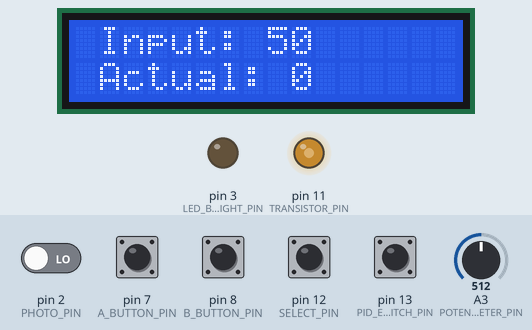
Recording of a sketch running on a simulated Arduino Uno, built with avr-gcc and run on an emulated ATmega328P. On the bench: 16×2 character LCD, output pins drawn as LEDs (lit = HIGH). Inputs (shaded band) come from the test bench; at power-on: pin 12 (SELECT_PIN) HIGH, pin 2 (PHOTO_PIN), pin 7 (A_BUTTON_PIN), pin 8 (B_BUTTON_PIN), pin 13 (PID_ENABLE_SWITCH_PIN) LOW, A3 (POTENTIOMETER_PIN) = 512.

Above: at 9.3 s.
9.4 s: pin 13 (PID_ENABLE_SWITCH_PIN) pulled HIGH for 0.65 s
At 10.8 s:
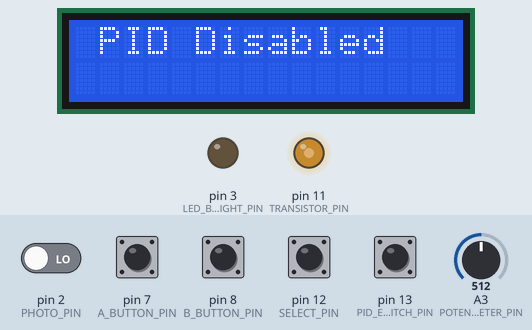
13.1 s: A3 (POTENTIOMETER_PIN) set to 716
At 13.7 s:
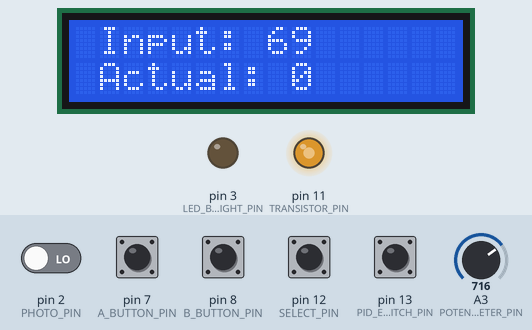
14.9 s: A3 (POTENTIOMETER_PIN) set to 900
At 15.6 s:
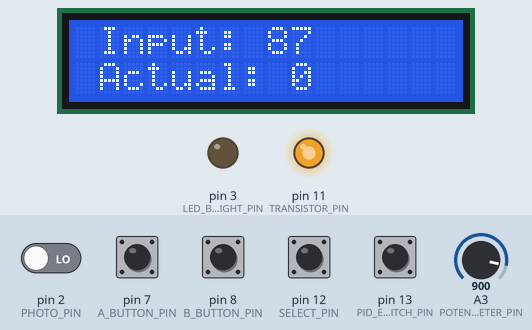
16.4 s: pin 12 (SELECT_PIN) pulled LOW for 0.65 s
At 16.9 s:
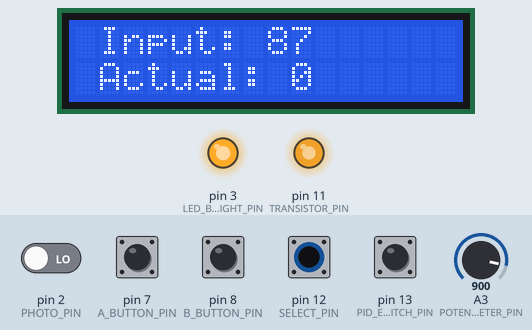
19.0 s: A3 (POTENTIOMETER_PIN) set to 122
At 19.9 s:
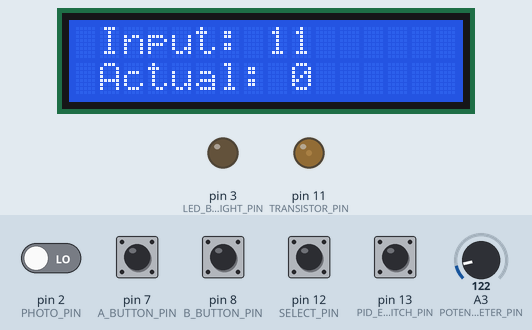
20.6 s: pin 12 (SELECT_PIN) pulled LOW for 1 s
At 21.1 s:
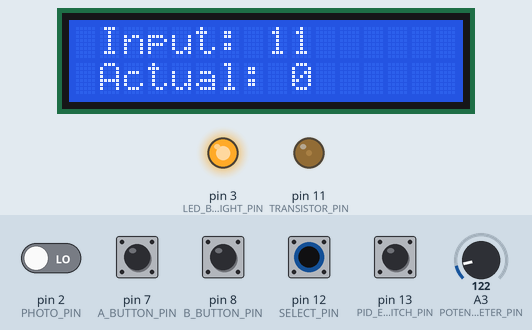
Timing chart, 0 to 23.6 s (numbered marks = the images above; inputs shaded):
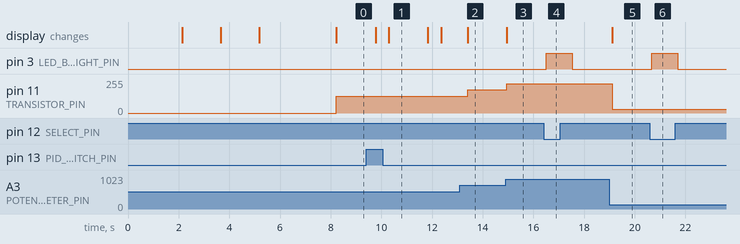

Measured:
- after the input at 9.4 s, the display: first changes after 0.37 s (image 1 shows a later state)
- after the input at 13.1 s, pin 11 (TRANSISTOR_PIN): 127/255 → 175/255 after 0.30 s; the display: changes after 0.30 s (image 2)
- after the input at 14.9 s, pin 11 (TRANSISTOR_PIN): 175/255 → 221/255 after 0.06 s; the display: changes after 0.06 s (image 3)
- after the input at 16.4 s, pin 3 (LED_BACKLIGHT_PIN): LOW → HIGH after 0.10 s, → LOW 1.0 s later
- after the input at 19.0 s, pin 11 (TRANSISTOR_PIN): 221/255 → 28/255 after 0.12 s; the display: changes after 0.12 s (image 5)
- after the input at 20.6 s, pin 3 (LED_BACKLIGHT_PIN): LOW → HIGH after 0.06 s, → LOW 1.0 s later
- what the display in image 1 shows lasts 1.5 s, from 10.3 s to 11.8 s

The sketch:

PID_GameBoy_RoughDraft.ino
```cpp
#include <Wire.h>
#include <LiquidCrystal.h>
#include <LiquidCrystal_I2C.h>
LiquidCrystal_I2C lcd(0x3F,16, 2);

int brightness = 128;

#define SELECT_PIN 12 // turns led on/off
bool ledSwitchState;
#define LED_BACKLIGHT_PIN 3

#define A_BUTTON_PIN 7 //Turns Up Brightness
bool AButtonState;
bool pastAButtonState;

#define B_BUTTON_PIN 8 //Turns Down Brightness
bool BButtonState;
bool pastBButtonState;

int LCD_delay = 0;
int past_LCD_delay = 0;

#define PID_ENABLE_SWITCH_PIN 13
bool startSwitchState;
bool PIDEnabled;
bool wasPIDEnabled = false;

#define POTENTIOMETER_PIN A3
#define TRANSISTOR_PIN 11
int motorSetpointValue;
int motorInputValue;

#define PHOTO_PIN 2
long time = 0;
long oldTime = 0;
long rpm = 0;
int photoCount = 0;

long error = 0;
long previous_error = 0;
long integral = 0;
long derivative = 0;
long drive = 0;
const int kp = 1;
const int ki = 1;
const int kd = 1;

void setup() {
	Serial.begin(9600);

	pinMode(SELECT_PIN, INPUT);
	pinMode(LED_BACKLIGHT_PIN, OUTPUT);

	pinMode(A_BUTTON_PIN, INPUT);
	pinMode(B_BUTTON_PIN, INPUT);

	pinMode(PID_ENABLE_SWITCH_PIN, INPUT);
	pinMode(PHOTO_PIN, INPUT);
	pinMode(POTENTIOMETER_PIN, INPUT);

	lcd.begin(16,2);
	lcd.init();
	lcd.setBacklight(brightness);

	lcd.setCursor(4,0);
	//sets pos to print to
	//0,0 is the very top left. (Column[0-15], row[0-1])
	lcd.print("Nintendo");
	delay(1000);
	delay(1000);
	lcd.setCursor(1,1);
	lcd.print("Just Kidding:)");
	delay(1500);
	lcd.clear();
	delay(1500);
	lcd.setCursor(0,0);
	lcd.print("PID Box by lsche");
	lcd.setCursor(0,1);
	lcd.print("nc41 & jkammau97");
	delay(3000);
	lcd.clear();

	attachInterrupt(digitalPinToInterrupt(PHOTO_PIN), check, CHANGE);

	analogWrite(LED_BACKLIGHT_PIN, 255);
}

void loop() {
	time = millis();

	// Button Increase
	AButtonState = digitalRead(A_BUTTON_PIN);
	if (AButtonState == true) {
		brightness = brightness - 20;
	}
	// Button Decrease
	BButtonState = digitalRead(B_BUTTON_PIN);
	if (BButtonState == true) {
		brightness = brightness - 20;
	}

	// LED Switch
	ledSwitchState = digitalRead(SELECT_PIN);
	if (ledSwitchState != true) {
		analogWrite(LED_BACKLIGHT_PIN, 255);
	} else {
		analogWrite(LED_BACKLIGHT_PIN, 0);
	}

	// Get potentiometer value --map(value, fromLow, fromHigh, toLow, toHigh)
	motorSetpointValue = map(analogRead(POTENTIOMETER_PIN), 0, 1023, 0, 100);

	// Enable PID
	startSwitchState = digitalRead(PID_ENABLE_SWITCH_PIN);
	if (startSwitchState == true) {
		PIDEnabled = true;
		if (wasPIDEnabled == false) {
			LCD_delay = 3;
			lcd.clear();
			wasPIDEnabled = true;
		}
	} else {
		PIDEnabled = false;
		if (wasPIDEnabled == true) {
			LCD_delay = 3;
			lcd.clear();
			wasPIDEnabled = false;
		}
	}

	// LCD
	lcd.setBacklight(brightness);
	lcd.setCursor(0,0);
	if (LCD_delay > 0) {
		if (PIDEnabled == true) {
			lcd.print(" PID Enabled");
		} else {
			lcd.print(" PID Disabled");
		}
	} else {
		if (past_LCD_delay > 0) {
			lcd.clear();
		}
		lcd.print(" Input: ");
		lcd.print(motorSetpointValue);
		lcd.print("   ");
	}

	// RPM / PID Math
	if (time - oldTime > 1000) {
		detachInterrupt(digitalPinToInterrupt(PHOTO_PIN));
		// RPM Math
		rpm = (photoCount/(time - oldTime)) * 1000 * 60;
		lcd.setCursor(0,1);
		if (LCD_delay <= 0) {
			lcd.print(" Actual: ");
			lcd.print(rpm);
			lcd.print("   ");
		}
		photoCount = 0;
		oldTime = time;
		// PID Math
		if (PIDEnabled == true) {
			error = motorSetpointValue - rpm;
			integral += error;
			derivative = error - previous_error;
			drive = error*kp + integral*ki + derivative*kd;
			previous_error = error;
			// wait(dt);
		} else {
			error = motorSetpointValue - rpm;
			drive = error*kp;

		}
		attachInterrupt(digitalPinToInterrupt(PHOTO_PIN), check, CHANGE);
	}

	// Output to Motor
	motorInputValue = motorSetpointValue*2.55;
	analogWrite(TRANSISTOR_PIN, motorInputValue);

	past_LCD_delay = LCD_delay;
	if (LCD_delay > 0) {
		LCD_delay--;
	}

	delay(500);
}


void check() {
	++photoCount;
}
```
